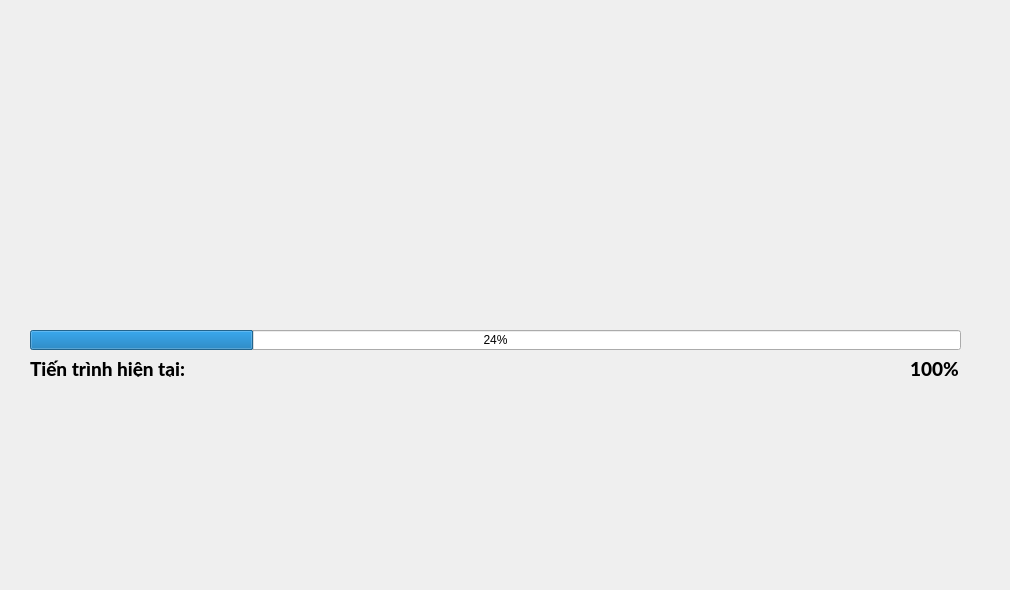
   <widget class="QWidget" name="W_launch">
    <widget class="QLabel" name="Launch_background">
     <property name="geometry">
      <rect>
       <x>0</x>
       <y>0</y>
       <width>1001</width>
       <height>581</height>
      </rect>
     </property>
     <property name="text">
      <string/>
     </property>
     <property name="pixmap">
      <pixmap>interface/backgound/1.png</pixmap>
     </property>
     <property name="scaledContents">
      <bool>true</bool>
     </property>
    </widget>
    <widget class="QProgressBar" name="Launch_processBar">
     <property name="geometry">
      <rect>
       <x>30</x>
       <y>330</y>
       <width>931</width>
       <height>20</height>
      </rect>
     </property>
     <property name="value">
      <number>24</number>
     </property>
    </widget>
    <widget class="QLabel" name="Launch_percent">
     <property name="geometry">
      <rect>
       <x>910</x>
       <y>360</y>
       <width>67</width>
       <height>17</height>
      </rect>
     </property>
     <property name="font">
      <font>
       <family>Lato Heavy</family>
       <pointsize>14</pointsize>
      </font>
     </property>
     <property name="text">
      <string>100%</string>
     </property>
    </widget>
    <widget class="QLabel" name="Launch_process">
     <property name="geometry">
      <rect>
       <x>30</x>
       <y>360</y>
       <width>801</width>
       <height>17</height>
      </rect>
     </property>
     <property name="font">
      <font>
       <family>Lato Heavy</family>
       <pointsize>14</pointsize>
      </font>
     </property>
     <property name="text">
      <string>Tiến trình hiện tại: </string>
     </property>
    </widget>
   </widget>
